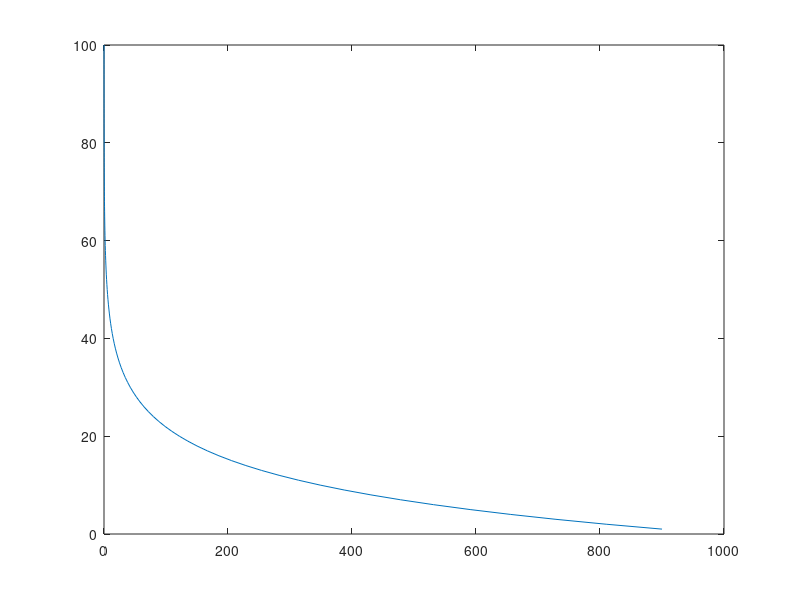

The MATLAB source for this figure:
a=1:1:100;
b=1000*power(0.9,a);
plot(b,a);



















%     inversion_variance=load('.\SeismicData\testdata\varaverage52_2001test.txt');    %%load varance
%     initial_impedence=load('.\SeismicData\testdata\modelaveragr52_2001test.txt');   %%load inital impendence
%     initial_impedence=initial_impedence(1:2001,110*98+1:110*98+100);
%     inversion_variance=inversion_variance(1:2001,110*98+1:110*98+100);
%     dicSavePath1 = sprintf('./SeismicData/inline99_initalmodel_52.mat');
%     dicSavePath2 = sprintf('./SeismicData/inline99_varance_52.mat');
%     save(dicSavePath1, 'initial_impedence');
%     save(dicSavePath2, 'inversion_variance');
    
    